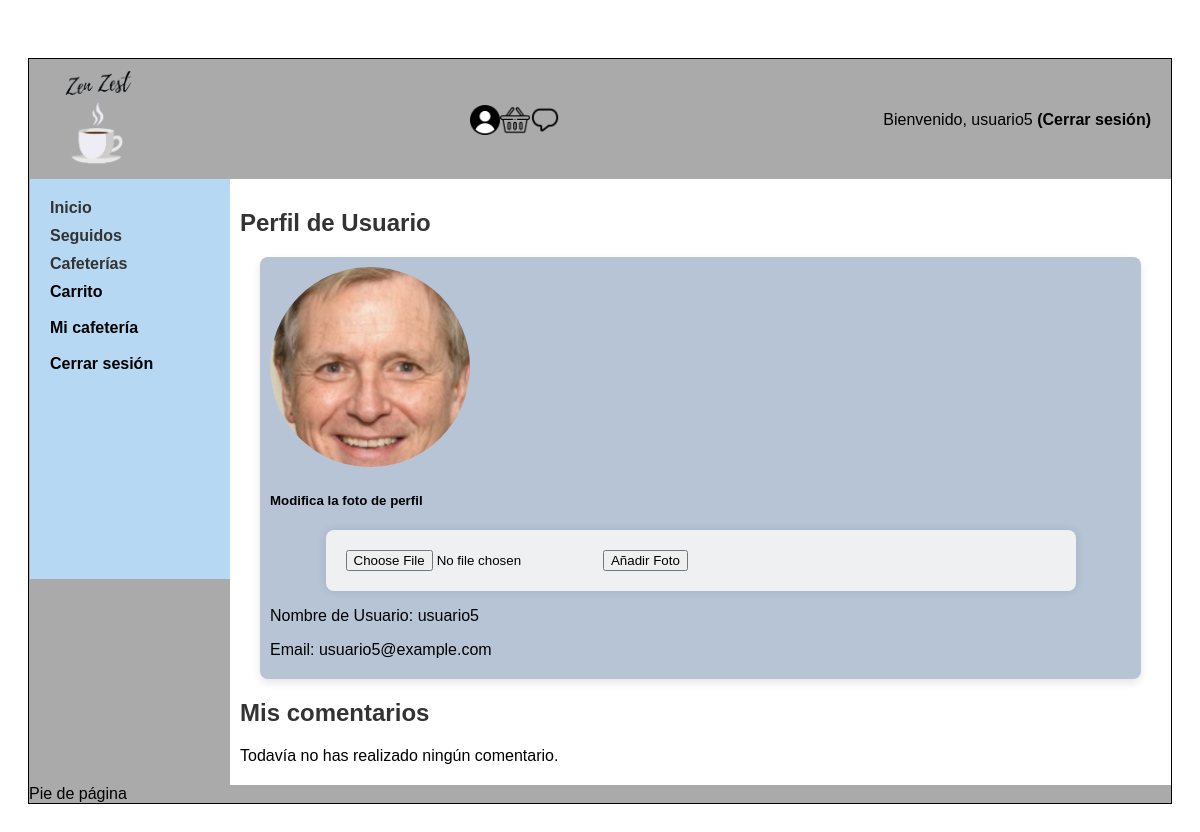
The app's page /perfil.php (signed in) with its own data.
### tables this page shows
CREATE TABLE Usuario (
    Nombre VARCHAR(50) PRIMARY KEY,
    Email VARCHAR(100),
    Password_hash VARCHAR(255),  
    Foto_de_perfil VARCHAR(255),
    Rol VARCHAR(50)
);

### includes/clases/usuario.php (the view, shortened to what this page needs)
<?php
class Usuario {
    private $username;
    private $email;
    private $foto;
    public function __construct($username, $email, $contraseña, $foto) {
        $this->username = $username;
        $this->email = $email;
        $this->foto = $foto;
    }
    public static function buscaUsuario($nombre)
    {
        $conn = Aplicacion::getInstance()->getConexionBd();
        $query = sprintf("SELECT * FROM Usuario U WHERE U.Nombre='%s'", $conn->real_escape_string($nombre));
        $rs = $conn->query($query);
        $result = false;
        if ($rs) {
            if ( $rs->num_rows == 1) {
                $fila = $rs->fetch_assoc();
                $user = new Usuario($fila['Nombre'], $fila['Email'], $fila['Password_hash'], $fila['Foto_de_perfil']);
                $result = $user;
            }
        } else {
            $result = false;
            error_log("Error BD ({$conn->errno}): {$conn->error}");
        }
        return $result;
    }
    public function perfilUsuario() {
        $perfil = "<div class='perfil-usuario'>";
        $rutaFoto = $this->foto ? $this->foto : './img/basic/user.png';
        $perfil .= "<img src='" . htmlspecialchars($rutaFoto) . "' alt='Foto de perfil' style='width: 200px; height: 200px;' class='imagen_perfil' />";
        $perfil .= <<<HTML
        <h5>Modifica la foto de perfil</h5>
        <form action="procesarImagenUser.php" method="post" enctype="multipart/form-data">
            <input type="hidden" name="username" value="{$this->username}">
            <input type="file" name="fotoPerfil" required>
            <button type="submit">Añadir Foto</button>
        </form>
        HTML;
        $perfil .= "<p>Nombre de Usuario: " . htmlspecialchars($this->username) . "</p>";
        $perfil .= "<p>Email: " . htmlspecialchars($this->email) . "</p>";
        $perfil .= "</div>";
        return $perfil;
    }
}
?>

### css/estilo.css (style rules this page uses)
body { font-family: Arial, sans-serif; background-color: #FFFFFF; padding: 20px; }
p { margin-bottom: 10px; }
* { margin: 10; padding: 100; box-sizing: border-box; }
form { max-width: 750px; margin: 0 auto; background-color: #eff0f1; padding: 20px; border-radius: 8px; box-shadow: 0 0 10px rgba(0, 0, 0, 0.1); }
.perfil-usuario { background-color: #b7c4d6; border-radius: 8px; padding : 10px; margin : 20px; box-shadow: 0 4px 8px rgba(0,0,0,0.1); }
.imagen_perfil { align-content: center; width: 100px; height: 100px; border-radius: 50%; object-fit: cover; }

### records on screen
usuario: Foto_de_perfil (picture), Nombre "usuario5", Email "usuario5@example.com"

### other values on screen
$_SESSION['nombre'] "usuario5"
